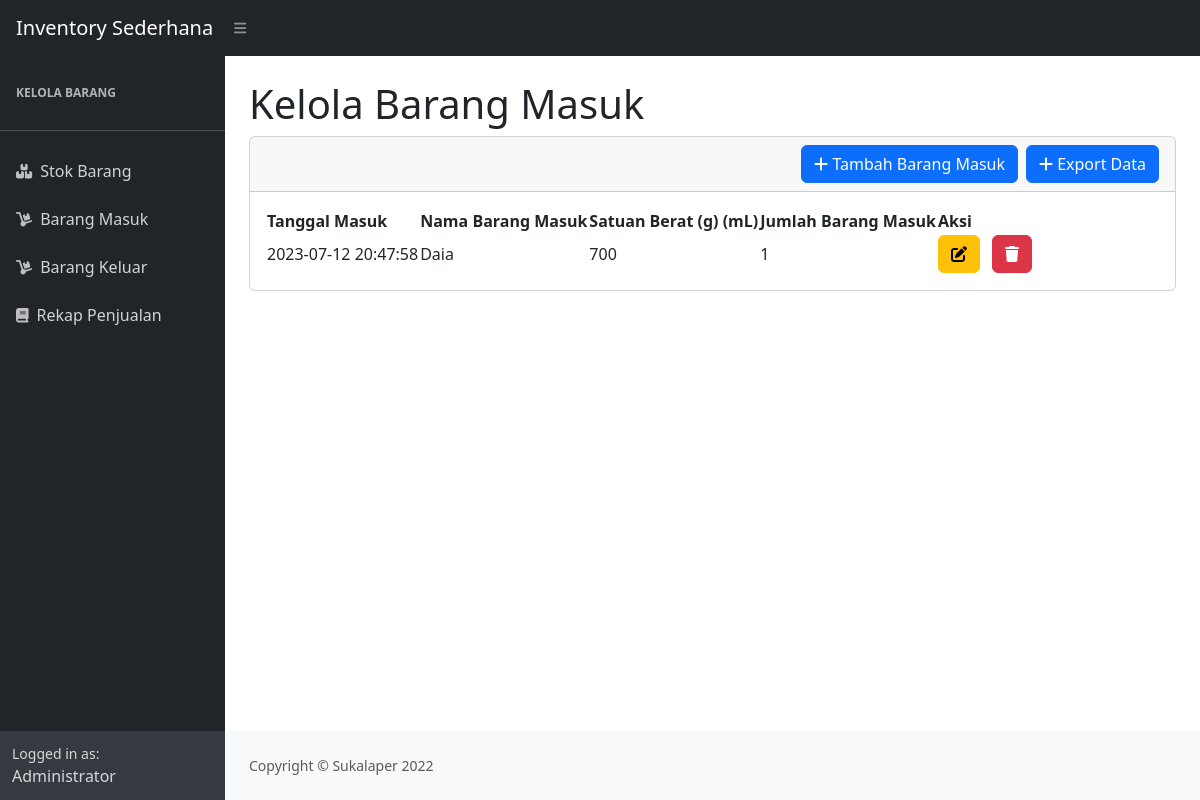
The page /kelola_stok/barang-masuk.php (signed in) on the database as committed earlier.
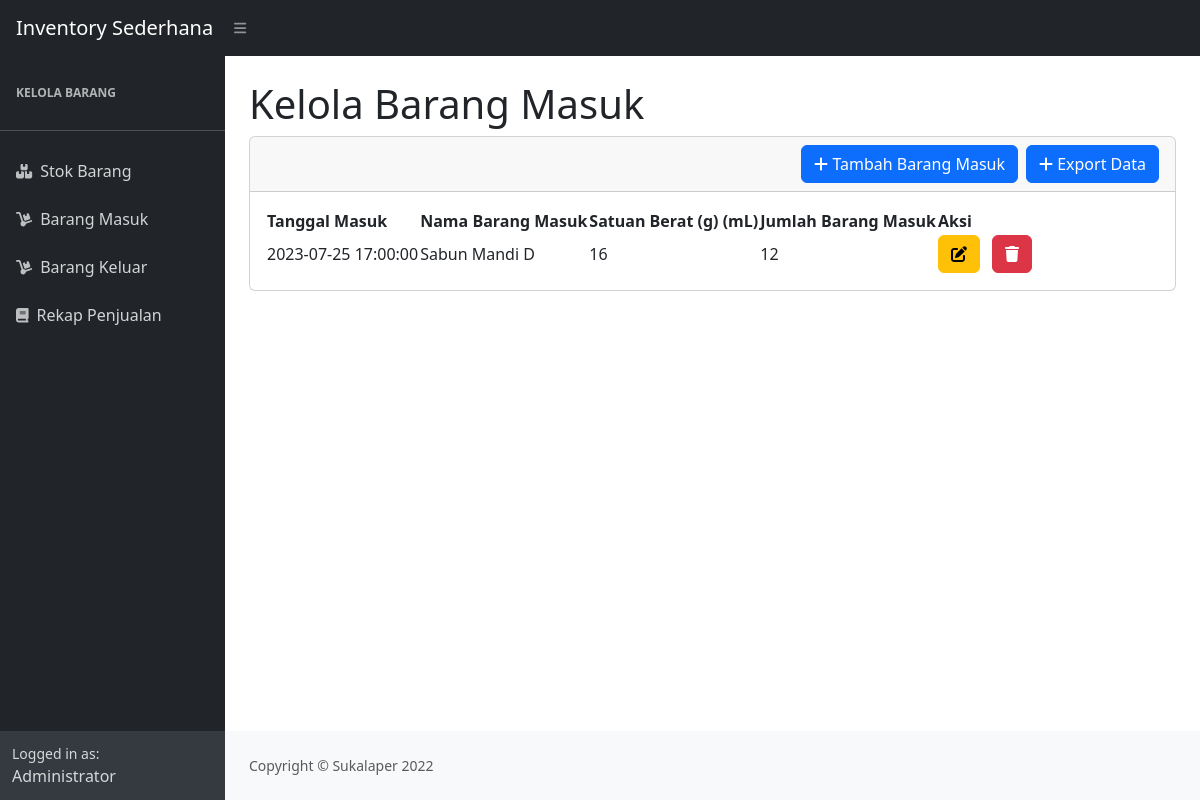
The same page on the database as committed later.
### tables this page shows
CREATE TABLE `masuk` (
  `idmasuk` int(11) NOT NULL,
  `idbarang` int(11) NOT NULL,
  `tanggal` timestamp NOT NULL DEFAULT current_timestamp(),
  `qty` int(11) NOT NULL
);

CREATE TABLE `stok` (
  `idbarang` int(11) NOT NULL,
  `namabarang` text DEFAULT NULL,
  `hargamodal` decimal(10,3) NOT NULL,
  `satuanberat` int(11) NOT NULL,
  `jumlahbarang` int(11) NOT NULL,
  `hargajual` decimal(10,3) NOT NULL,
  `tanggal` timestamp NOT NULL DEFAULT current_timestamp() ON UPDATE current_timestamp()
);

### kelola_stok/barang-masuk.php (the view, shortened to what this page needs)
<?php
require 'function.php';
?>
<!DOCTYPE html>
<html lang="en">
<head>
  <link href="https://cdn.jsdelivr.net/npm/simple-datatables@7.1.2/dist/style.min.css" rel="stylesheet" />
  <link href="../assets/css/styles.css" rel="stylesheet" />
  <link href="https://cdn.jsdelivr.net/npm/bootstrap@5.3.1/dist/css/bootstrap.min.css" rel="stylesheet">
</head>
<body class="sb-nav-fixed">
  <nav class="sb-topnav navbar navbar-expand navbar-dark bg-dark">
    <a class="navbar-brand ps-3" href="../index.php">Inventory Sederhana</a>
    <button class="btn btn-link btn-sm order-1 order-lg-0 me-4 me-lg-0" id="sidebarToggle" href="#!"><i class="fas fa-bars"></i></button>
  </nav>
  <div id="layoutSidenav">
    <div id="layoutSidenav_nav">
      <nav class="sb-sidenav accordion sb-sidenav-dark" id="sidenavAccordion">
        <div class="sb-sidenav-menu">
          <div class="nav">
            <div class="sb-sidenav-menu-heading"> Kelola Barang </div>
            <hr>
            <a class="nav-link" href="../index.php">
              <div class="sb-nav-link-icon"><i class="fas fa-boxes-alt"></i></div>
              Stok Barang
            </a>
            <a class="nav-link" href="barang-masuk.php">
              <div class="sb-nav-link-icon"><i class="fas fa-dolly"></i></div>
              Barang Masuk
            </a>
            <a class="nav-link" href="barang-keluar.php">
              <div class="sb-nav-link-icon"><i class="fas fa-dolly"></i></div>
              Barang Keluar
            </a>
            <a class="nav-link" href="kelola_stok.php">
              <div class="sb-nav-link-icon"><i class="fas fa-book"></i></div>
              Rekap Penjualan
            </a>
          </div>
        </div>
        <div class="sb-sidenav-footer">
          <div class="small">Logged in as:</div>
          Administrator
        </div>
      </nav>
    </div>
    <div id="layoutSidenav_content">
      <main>
        <div class="container-fluid px-4">
          <div class="text-left mt-4">
            <h1 class="animated-text">Kelola Barang Masuk</h1>
          </div>
          <div class="card mb-4">
            <div class="card-header">
            <a href="export-barang-masuk.php" class="btn btn-primary" style="float: right;">
              <span class="fas fa-plus"></span> Export Data
            </a>
            <button type="button" class="btn btn-primary" data-bs-toggle="modal" data-bs-target="#myModal" style="float: right; margin-right: 8px;">
              <span class="fas fa-plus"></span> Tambah Barang Masuk
            </button>
            </div>
            <div class="card-body">
              <table id="datatablesSimple">
                <thead>
                  <tr>
                    <th>Tanggal Masuk</th>
                    <th>Nama Barang Masuk</th>
                    <th>Satuan Berat (g) (mL)</th>
                    <th>Jumlah Barang Masuk</th>
                    <th>Aksi</th>
                  </tr>
                </thead>
                <tbody>
                  <?php
                  $result_ambil_semua_data_stok = mysqli_query($conn, "SELECT * FROM masuk M, stok S WHERE S.idbarang = M.idbarang");
                  while ($data = mysqli_fetch_array($result_ambil_semua_data_stok)) {
                    $idbarang = $data['idbarang'];
                    $namabarang = $data['namabarang'];
                    $satuanberat = $data['satuanberat'];
                    $tanggal = $data['tanggal'];
                    $qty = $data['qty'];
                    ?>
                    <tr>
                      <td><?php echo $tanggal; ?></td>
                      <td><?php echo $namabarang; ?></td>
                      <td><?php echo $satuanberat; ?></td>
                      <td><?php echo $qty; ?></td>
                      <td>
                        <button type="button" class="btn btn-warning" data-bs-toggle="modal" data-bs-target="#edit<?= $idbarang; ?>">
                          <i class="fas fa-edit"></i>
                        </button>
                        <button type="button" class="btn btn-danger ms-2" data-bs-toggle="modal" data-bs-target="#delete<?= $idbarang; ?>">
                          <i class="fas fa-trash"></i>
                        </button>
                      </td>
                    </tr>
                  <?php } ?>
                </tbody>
              </table>
            </div>
          </div>
        </div>
      </main>
      <footer class="py-4 bg-light mt-auto">
        <div class="container-fluid px-4">
          <div class="d-flex align-items-center justify-content-between small">
            <div class="text-muted">Copyright &copy; Sukalaper 2022</div>
          </div>
        </div>
      </footer>
    </div>
  </div>
</body>
</html>
</html>

Rows that differ between the two databases and show on the page:
removed masuk: idbarang.tanggal "2023-07-12 20:47:58", idbarang.namabarang "Daia", idbarang.satuanberat "700", qty "1"
added masuk: idbarang.tanggal "2023-07-25 17:00:00", idbarang.namabarang "Sabun Mandi D", idbarang.satuanberat "16", qty "12"
